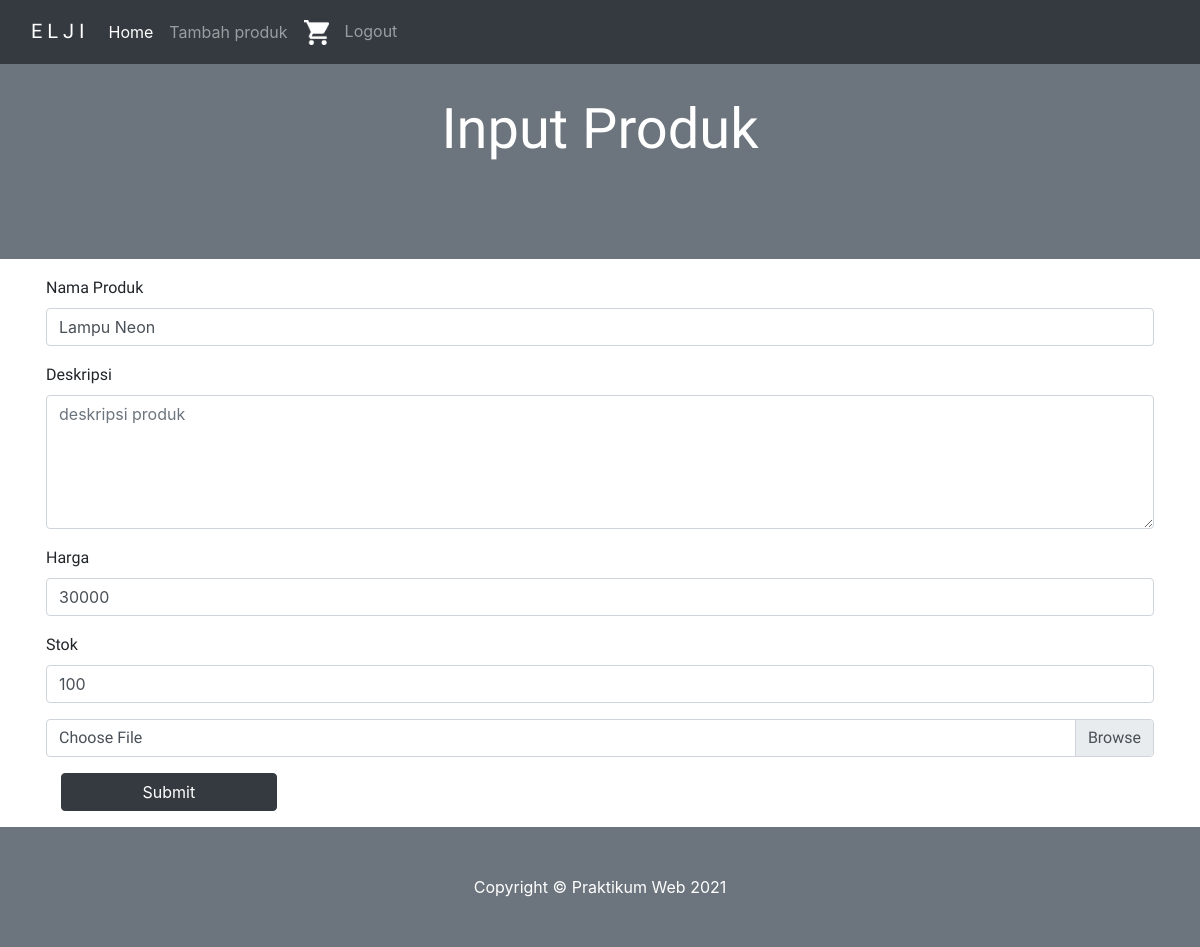
/update.php?id=5 (signed in), run on the app's committed database.
### tables this page shows
CREATE TABLE `product` (
  `id` int(5) NOT NULL,
  `name` varchar(100) NOT NULL,
  `description` text NOT NULL,
  `price` bigint(20) NOT NULL,
  `stock` int(11) DEFAULT NULL,
  `image_path` varchar(1024) NOT NULL,
  `created_at` timestamp NOT NULL DEFAULT current_timestamp(),
  `updated_at` datetime NOT NULL DEFAULT current_timestamp() ON UPDATE current_timestamp()
);

### koneksi.php (called while the page is built, shortened)
<?php
	$koneksi = mysqli_connect("localhost" , "root", "" , "toko_elektronik");
	function query ($query){
		global $koneksi;
		$result = mysqli_query($koneksi , $query);
		$rows = [];
		while ($row = mysqli_fetch_assoc($result)) {
			$rows[] = $row;
		}
		return $rows;
	}
 ?>

### update.php (the view, shortened to what this page needs)
<?php
	include 'koneksi.php';
	$id = $_GET["id"];
	$data = query("SELECT * FROM product WHERE id='$id'")[0];
 ?>
<!DOCTYPE html>
<html>
<head>
	<link rel="stylesheet" href="https://maxcdn.bootstrapcdn.com/bootstrap/4.0.0/css/bootstrap.min.css">
</head>
<body>
	<?php include('navbar.php')?>
	<header class="bg-secondary py-5">
		<div class="container mx-auto my-5">
			<div class="text-center text-white">
				<h1 class="display-4 fw-bolder">Input Produk</h1>
			</div>
		</div>
	</header>
	<section>
        <div class="container py-3 px-3">
            <form method="post" enctype="multipart/form-data">
                <div class="form-group mb-3">
                    <label for="name">Nama Produk</label>
                    <input type="text" class="form-control" name="name" id="name" placeholder="nama produk" required="" value="<?php echo($data["name"]) ?>">
                </div>
                <div class="form-group mb-3">
                    <label for="description">Deskripsi</label>
                    <textarea class="form-control" name="description" id="description" placeholder="deskripsi produk" cols="20" rows="5"></textarea>
                </div>
                <div class="form-group mb-3">
                    <label for="price">Harga</label>
                    <input type="text" class="form-control" name="price" id="price" placeholder="harga produk(rupiah)" required="" value="<?php echo($data["price"]) ?>">
                </div>
                <div class="form-group mb-3">
                    <label for="stock">Stok</label>
                    <input type="text" class="form-control" name="stock" id="stock" placeholder="stok barang" required="" value="<?php echo($data["stock"]) ?>">
                </div>
                <div class="custom-file mb-3">
                    <label class="custom-file-label" for="image">Choose File</label>
                </div>
                <div class="container">
                    <button type="submit" class="btn btn-dark" name="submit" style="width: 20%;">Submit</button>
                </div>
            </form>
        </div>
	</section>
	<footer class="py-5 bg-secondary">
        <div class="container"><p class="m-0 text-center text-white">Copyright &copy; Praktikum Web 2021</p></div>
    </footer>
	</body>
</html>

### update.php (style rules this page uses)
body { animation: color 5s linear 0s infinite alternate running; }
h1 { font-family: 'Secular One', sans-serif; }
label { font-family: 'Secular One', sans-serif; }

### data on the page
product: name "Lampu Neon", price "30000", stock "100"
